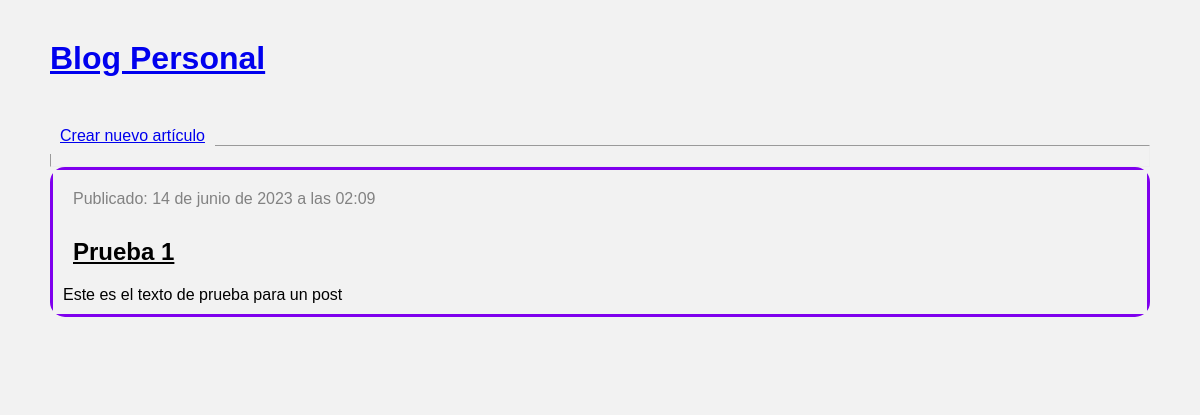
The app's page /, older data.
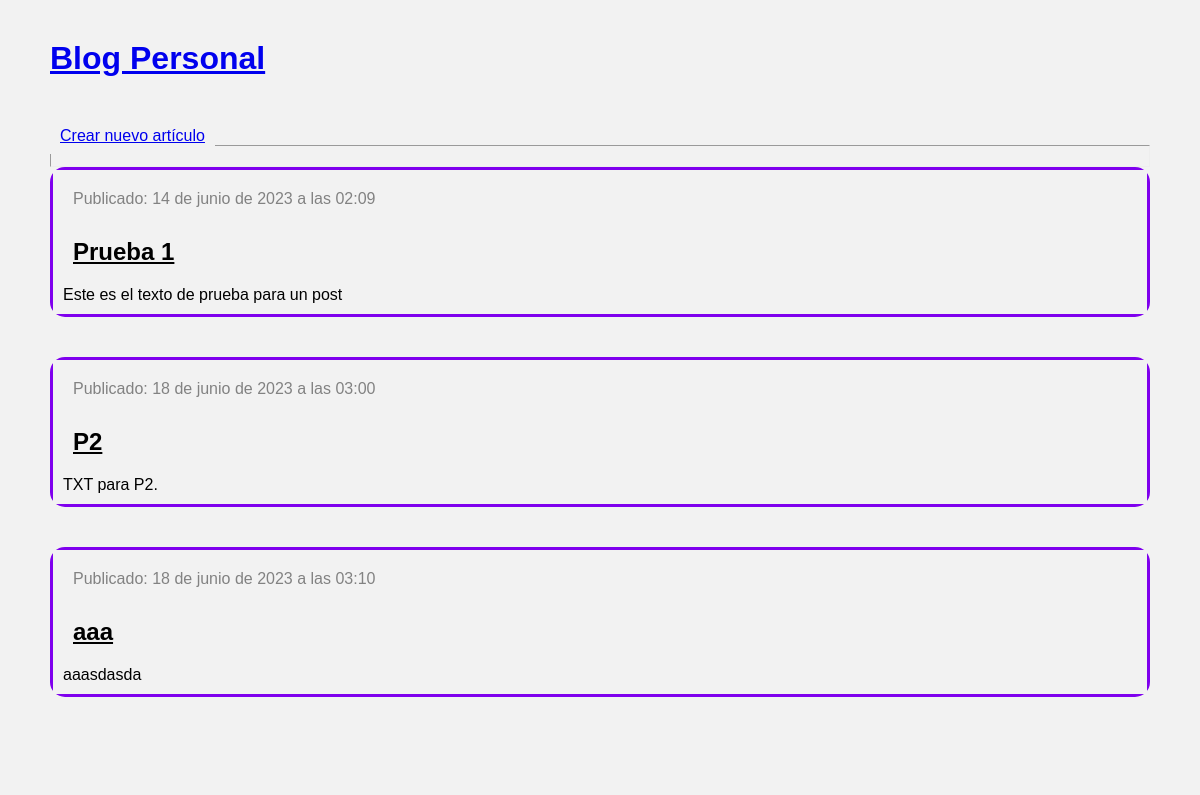
The same page, newer data.
### blog/models.py (models this page shows, shortened)
class Post(models.Model):
    author = models.ForeignKey(settings.AUTH_USER_MODEL, on_delete=models.CASCADE)
    title = models.CharField(max_length=200)
    text = models.TextField()
    created_date = models.DateTimeField(
            default=timezone.now)
    published_date = models.DateTimeField(
            blank=True, null=True)

### blog/views.py (the view)
# urls.py: path('', views.post_list, name='post_list'),
def post_list(request):
    posts = Post.objects.filter(published_date__lte=timezone.now()).order_by('published_date')
    return render(request, 'blog/post_list.html', {'posts': posts})

### templates/blog/post_list.html
{% extends 'blog/base.html' %}
{% block content %}
    <a href="{% url 'crear_articulo' %}">Crear nuevo artículo</a>
    <hr>
    {% for post in posts %}
        <div class="post">
            <div class="date">
                <p>Publicado: {{ post.published_date }}</p>
            </div>
            <h2><a href="{% url 'listar_articulos' pk=post.pk %}">{{ post.title }}</a></h2>
            <p>{{ post.text|linebreaksbr }}</p>
        </div>
    {% endfor %}
{% endblock %}

### templates/blog/base.html (shortened to what this page needs)
<html>
    <head>
        <link rel="stylesheet" type="text/css" href="style.css">
    </head>
    <body>
        <div>
            <h1><a href="/">Blog Personal</a></h1>
        </div>
        <div>
            <div>
                <div>
                {% block content %}
                {% endblock %}
                </div>
            </div>
        </div>
    </body>
</html>

### templates/blog/style.css (style rules this page uses)
* { font-family: Arial, sans-serif; background-color: #f2f2f2; margin: 0; padding: 10px; }
h1 { color: #333; }
h1, h2, h3, h4 { font-family: 'Old Standard TT', serif; }
.date { color: #828282; }
.post { margin-bottom: 40px; background-color: rgb(127, 0, 238); border-radius: 15px; padding: 3px; }
.post h2 a, .post h2 a:visited { color: #000000; }

Row changes from the older to the newer data that the page shows:
added Post: published_date "18 de junio de 2023 a las 03:00", title "P2", text "TXT para P2."
added Post: published_date "18 de junio de 2023 a las 03:10", title "aaa", text "aaasdasda"
